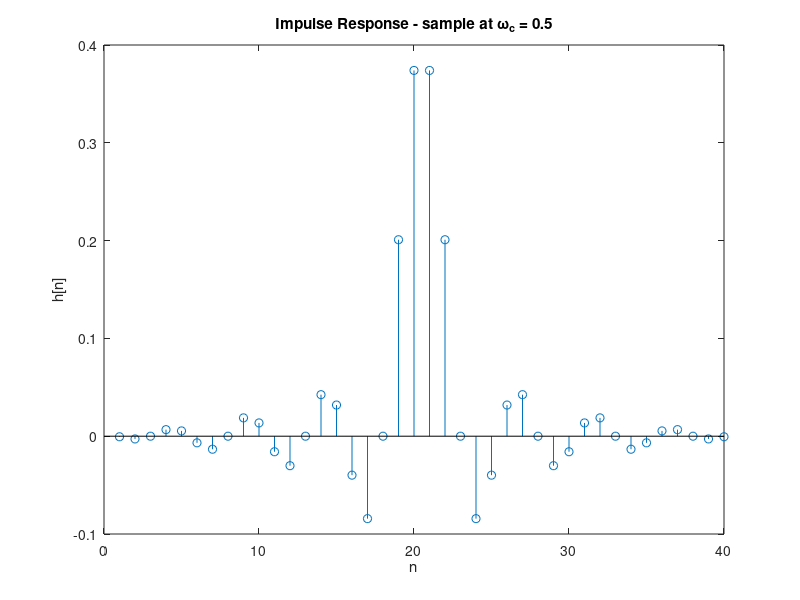
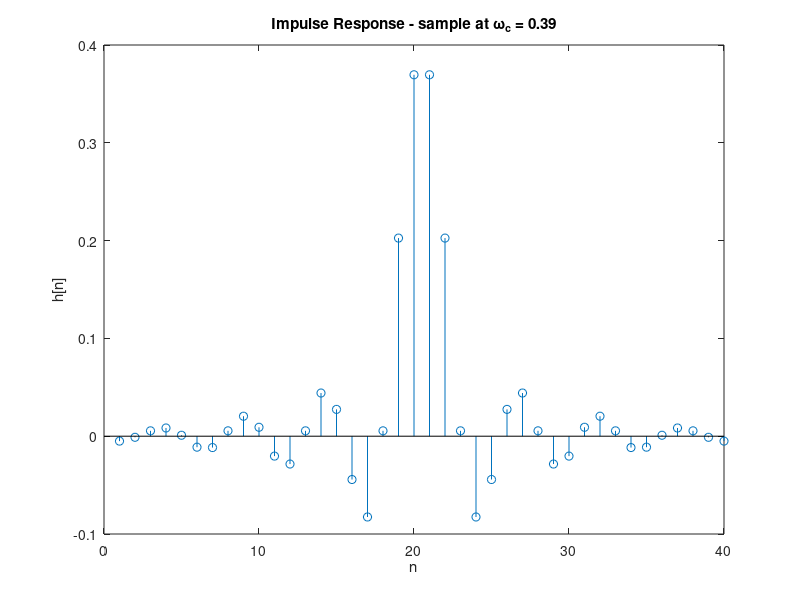
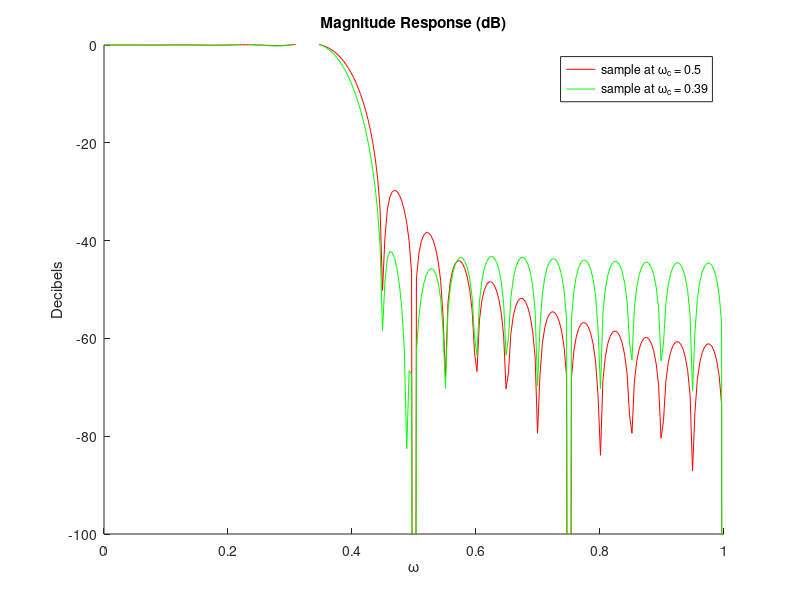
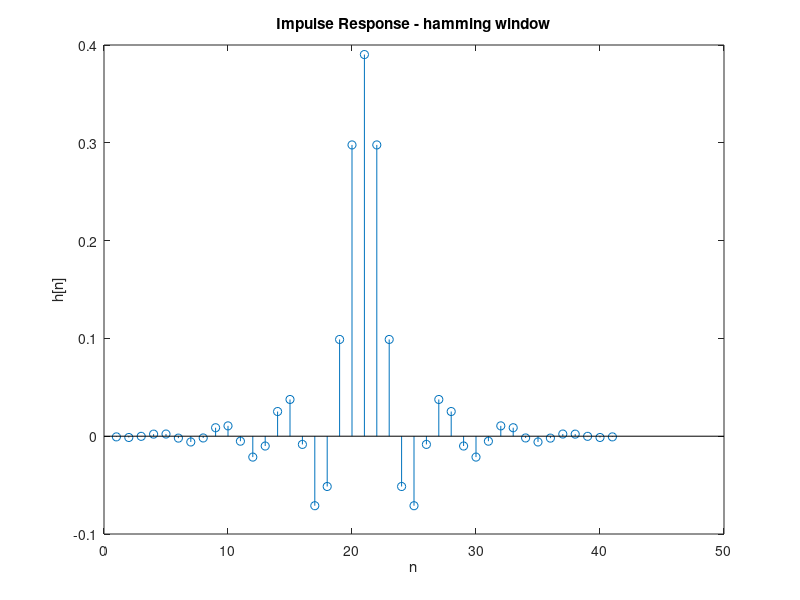

Reproduce these figures in MATLAB, in order.
%Prob. 9(a)(b)
L = 40;
Ad1 = [ones(1, 8), 0.5, zeros(1, 23), 0.5, ones(1, 7)];
Psi1 = (L-1)/2*2*pi/L*[0:-1:-19, 20:-1:1];
Hd1 = Ad1.*exp(i*Psi1);
h1 = ifft(Hd1);
[H1, w1] = freqz(h1, 1);
Hdb1 = mag2db(abs(H1)); 
Lw1 = length(w1);

figure
stem(h1)
title('Impulse Response - sample at \omega_c = 0.5')
xlabel('n')
ylabel('h[n]')

Ad2 = [ones(1, 8), 0.39, zeros(1, 23), 0.39, ones(1, 7)];
Psi2 = (L-1)/2*2*pi/L*[0:-1:-19, 20:-1:1];
Hd2 = Ad2.*exp(i*Psi2);
h2 = ifft(Hd2);
[H2, w2] = freqz(h2, 1);
Hdb2 = mag2db(abs(H2)); 
Lw2 = length(w2);

figure
stem(h2)
title('Impulse Response - sample at \omega_c = 0.39')
xlabel('n')
ylabel('h[n]')

figure
hold on
plot(w1/pi, Hdb1, 'r')
plot(w2/pi, Hdb2, 'g')
hold off
axis([0 1 -100 0])
legend('sample at \omega_c = 0.5','sample at \omega_c = 0.39')

Asd1 = max(Hdb1(uint16(0.45*Lw1): Lw1-1))
Asd2 = max(Hdb2(uint16(0.45*Lw2): Lw2-1))
title('Magnitude Response (dB)')
xlabel('\omega')
ylabel('Decibels')

%Prob. 9(c)
f = [0 0.4 0.4 1];
m = [1 1 0 0];
h3 = fir2(40, f, m);
[H3, w3] = freqz(h3, 1);
Hdb3 = mag2db(abs(H3));
Lw3 = length(w3);

figure
stem(h3)
title('Impulse Response - hamming window')
xlabel('n')
ylabel('h[n]')

figure
plot(w3/pi, Hdb3)
title('Magnitude Response (dB) - hamming windows')
xlabel('\omega')
ylabel('Decibels')

Asd3 = max(Hdb3(uint16(0.5*Lw3): Lw3-1))